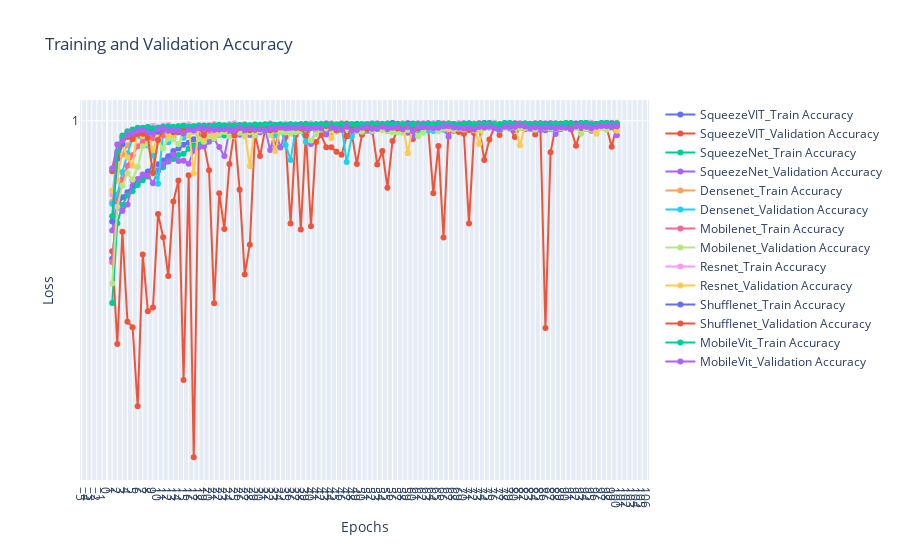

Here is the notebook cell this chart was saved with:
### Code cell
# Create the interactive plot
fig = go.Figure()
for exps in loss_data.keys():
    # plt.plot(epochs, loss_data[exps][0], label=exps + 'Train Loss', marker='o')
    # plt.plot(epochs, loss_data[exps][1], label=exps + 'Validation Loss', marker='o')
    fig.add_trace(go.Scatter(x=epochs, y=acc_data[exps][0], mode='lines+markers', name=exps + '_Train Accuracy'))
    fig.add_trace(go.Scatter(x=epochs, y=acc_data[exps][1], mode='lines+markers', name=exps + '_Validation Accuracy'))
# fig.add_trace(go.Scatter(x=epochs, y=train_loss, mode='lines+markers', name='Train Loss'))
# fig.add_trace(go.Scatter(x=epochs, y=val_loss, mode='lines+markers', name='Validation Loss'))

fig.update_layout(
    title='Training and Validation Accuracy',
    xaxis_title='Epochs',
    yaxis_title='Loss',
    xaxis=dict(tickmode='linear'),
    yaxis=dict(tickmode='linear'),
    # legend=dict(x=0, y=1),
    grid=dict(),
)

fig.show()
